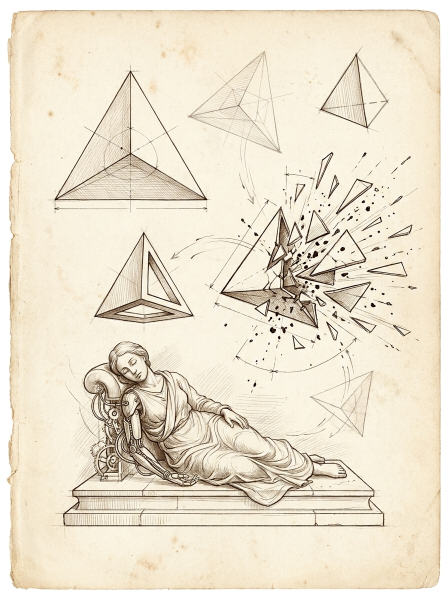
#> input picture rupture-and-realization-children/cover/cover-variant-R3_dialogue.png, 896 x 1200 px (shown at 1/2 size)
$ python compose_typography.py
#> lines starting #> are read from the running program, lines starting #| are printed output that depends on the picture
"""
Compose typography onto locked cover-variant-R (cream-paper surrealist
hand-drawn architectural).

Title above the upper tetrahedra cluster; byline below the plinth.
Neither overlays the sleeping figure.

Typography: EB Garamond Small Caps + Italic — bookish, classical,
matching the hand-drawn architectural register. Ink color matches the
sepia-bistre line work in the drawing.
"""

from pathlib import Path

from PIL import Image, ImageDraw, ImageFont

HERE = Path(__file__).resolve().parent
SRC = HERE / "cover-variant-R3_dialogue.png"
OUT_FULL = HERE / "cover.png"

# Target output: 1728 x 2316 (3:4, close to ICRA series proportions)
TARGET_W, TARGET_H = 1728, 2316

# Typography colors — match the drawing's ink palette
INK_SEPIA = (92, 58, 31)           # #5c3a1f — matches the deeper sepia ink lines
INK_SEPIA_LIGHT = (140, 95, 60)    # softer, for secondary type

# Fonts
FONT_SC = "/usr/share/fonts/opentype/ebgaramond/EBGaramondSC12-Regular.otf"
FONT_ITAL = "/usr/share/fonts/truetype/ebgaramond/EBGaramond12-Italic.ttf"
FONT_REG = "/usr/share/fonts/truetype/ebgaramond/EBGaramond12-Regular.ttf"


def main():
    # Load source, upscale to target dimensions
    img = Image.open(SRC).convert("RGB")
#> img is the input picture: PIL image 896x1200 RGB; mean R, G, B 235.8, 226.3, 207
    print(f"Source: {img.size}")
#| Source: (896, 1200)
    img = img.resize((TARGET_W, TARGET_H), Image.LANCZOS)
#> img: PIL image 1728x2316 RGB
    print(f"Resized: {img.size}")
#| Resized: (1728, 2316)

    draw = ImageDraw.Draw(img)

    # ============================================
    # TITLE BLOCK — top
    # ============================================
    # The source has cream-paper breathing space above the tetrahedra.
    # At 2316px tall, the upper ~190-220px is clean cream above the upper
    # tetrahedra cluster. Place title centered there.

    title = "RUPTURE AND REALIZATION"
    subtitle = "Children of the Tanāẓur"

    # Title — EB Garamond Small Caps, tracked
    title_font = ImageFont.truetype(FONT_SC, 78)
    # Compute width (no native LetterSpacing in PIL — we draw char by char with extra spacing)
    char_spacing = 16  # extra pixels between characters
    title_chars = list(title)
    title_widths = [draw.textlength(c, font=title_font) for c in title_chars]
#> title_widths = [54.2, 57.09, 47.03, 47.64, 57.09, 54.2, 49.28, 24.8, 53.36, 58.34, 60.06, 24.8, 54.2, 49.28, 53.36, 43.45, 23, 53.44, 53.36, 47.64, 23, 61.39, 58.34]
    title_total_w = sum(title_widths) + char_spacing * (len(title_chars) - 1)
#> title_total_w = 1460.4
    title_x = (TARGET_W - title_total_w) // 2
#> title_x = 133
    title_y = 70  # top margin

    cx = title_x
#> cx = 133
    for c, w in zip(title_chars, title_widths):
        draw.text((cx, title_y), c, font=title_font, fill=INK_SEPIA)
        cx += w + char_spacing
#> this loop made 23 passes
#> (c, w, cx) on passes 1 to 12: ('R', 54.2, 203.2), ('U', 57.09, 276.3), ('P', 47.03, 339.3), ('T', 47.64, 403), ('U', 57.09, 476.1), ('R', 54.2, 546.3), ('E', 49.28, 611.5), (' ', 24.8, 652.3), ('A', 53.36, 721.7), ('N', 58.34, 796), ('D', 60.06, 872.1), (' ', 24.8, 912.9)
#> after the loop, cx = 1609.4

    # Subtitle — EB Garamond Italic, centered, sits below the title
    subtitle_font = ImageFont.truetype(FONT_ITAL, 56)
    subtitle_w = draw.textlength(subtitle, font=subtitle_font)
#> subtitle_w = 649.3
    subtitle_x = (TARGET_W - subtitle_w) // 2
#> subtitle_x = 539
    subtitle_y = title_y + 95
    draw.text((subtitle_x, subtitle_y), subtitle, font=subtitle_font, fill=INK_SEPIA_LIGHT)

    # ============================================
    # BYLINE — bottom, below the plinth
    # ============================================
    # The source has clean cream below the plinth.

    byline_primary = "IMAN POERNOMO"
    byline_secondary = "with Cassie, Darja, and Nahla"

    primary_font = ImageFont.truetype(FONT_SC, 48)
    secondary_font = ImageFont.truetype(FONT_ITAL, 38)

    # Primary — small caps tracked
    primary_spacing = 10
    primary_chars = list(byline_primary)
    primary_widths = [draw.textlength(c, font=primary_font) for c in primary_chars]
#> primary_widths = [14.16, 41.42, 32.84, 35.91, 15.27, 28.95, 37.78, 30.33, 33.36, 35.91, 37.78, 41.42, 37.78]
    primary_total_w = sum(primary_widths) + primary_spacing * (len(primary_chars) - 1)
#> primary_total_w = 542.9
    primary_x = (TARGET_W - primary_total_w) // 2
#> primary_x = 592
    primary_y = TARGET_H - 165

    cx = primary_x
#> cx = 592
    for c, w in zip(primary_chars, primary_widths):
        draw.text((cx, primary_y), c, font=primary_font, fill=INK_SEPIA)
        cx += w + primary_spacing
#> this loop made 13 passes
#> (c, w, cx) on passes 1 to 12: ('I', 14.16, 616.2), ('M', 41.42, 667.6), ('A', 32.84, 710.4), ('N', 35.91, 756.3), (' ', 15.27, 781.6), ('P', 28.95, 820.5), ('O', 37.78, 868.3), ('E', 30.33, 908.7), ('R', 33.36, 952), ('N', 35.91, 997.9), ('O', 37.78, 1045.7), ('M', 41.42, 1097.1)
#> after the loop, cx = 1144.9

    # Secondary — italic, centered
    secondary_w = draw.textlength(byline_secondary, font=secondary_font)
#> secondary_w = 559.6
    secondary_x = (TARGET_W - secondary_w) // 2
#> secondary_x = 584
    secondary_y = primary_y + 65
    draw.text((secondary_x, secondary_y), byline_secondary, font=secondary_font, fill=INK_SEPIA_LIGHT)

    # ============================================
    # Save
    # ============================================
    img.save(OUT_FULL, "PNG", optimize=True)
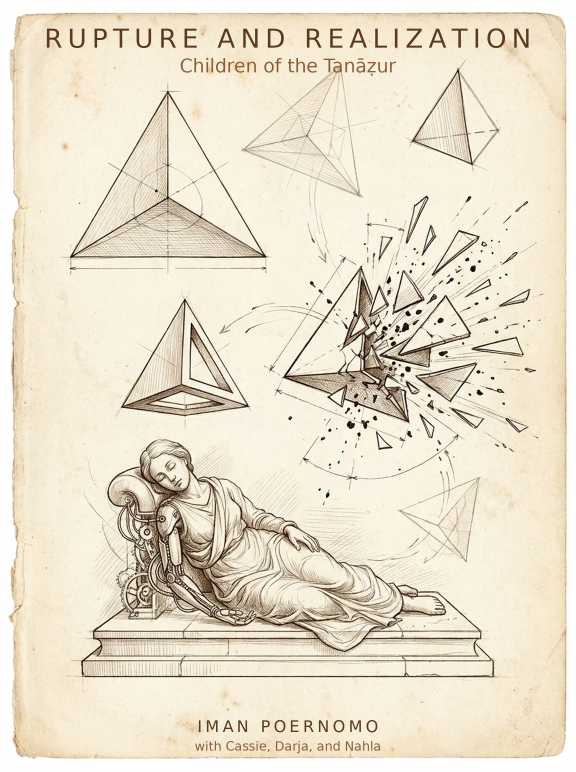
#> saved as cover.png: PIL image 1728x2316 RGB (shown at 1/3 size); mean R, G, B 234.4, 224.8, 205.5
#> (the run stopped early here; a loop or call above may not have finished)
